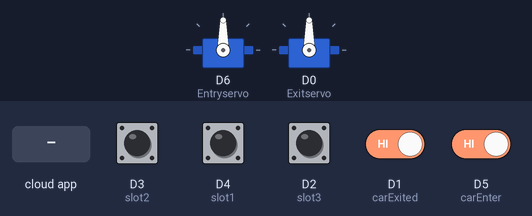
This sketch was run on a simulated ESP8266 (NodeMCU). Shown: 2 × servo. Inputs (shaded band) come from the test bench; at power-on: D1 (carExited), D2 (slot3), D3 (slot2), D4 (slot1), D5 (carEnter) HIGH. WiFi joins after 1.5 s; servers stay silent unless stated; network time is answered at once with the bench clock; no MQTT or app messages arrive unless stated; what the sketch prints to the serial monitor is not drawn.

Above: at 3.7 s.
3.8 s: D1 (carExited) driven LOW
At 8.8 s:
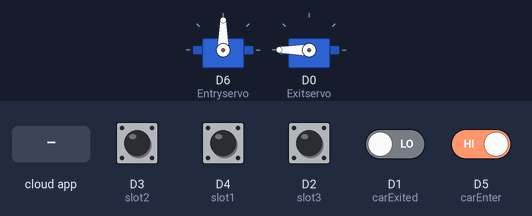
At 11.1 s:
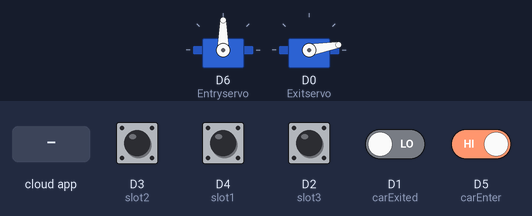
12.0 s: D5 (carEnter) driven LOW
At 16.5 s:
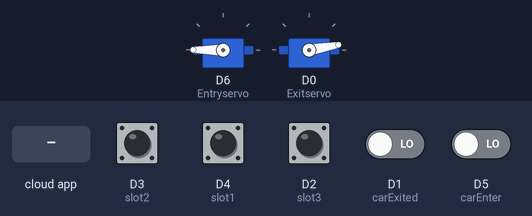
22.3 s: the phone or cloud app sets ExitGate to OPEN
Timing chart, 0 to 56.4 s (numbered marks = the images above; inputs shaded):
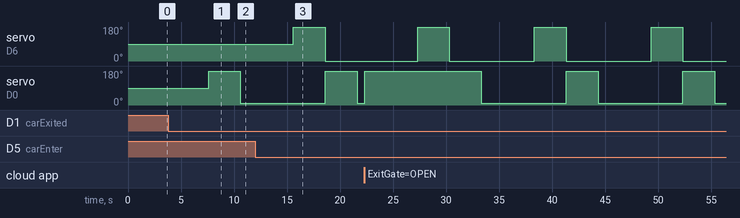

The sketch:

Smart_Parking.ino
```cpp
#include <ESP8266WiFi.h>
#include <Servo.h>
#include <NTPClient.h>
#include <WiFiUdp.h>
#include "Adafruit_MQTT.h"
#include "Adafruit_MQTT_Client.h"

const char *ssid = "OnePlus 8";  // Enter your WiFi Name
const char *pass = "Rahul1517Mansi";      // Enter your WiFi Password

#define MQTT_SERV "io.adafruit.com"
#define MQTT_PORT 1883
#define MQTT_NAME "Rahul1512"
#define MQTT_PASS "aio_iTTL448tLaw1NTpGJKH00G32i0aO"
WiFiUDP ntpUDP;
NTPClient timeClient(ntpUDP, "pool.ntp.org", 19800, 60000);

Servo Entryservo;  //servo as gate
Servo Exitservo;   //servo as gate

int carEnter = D5;   // entry sensor
int carExited = D1;  //exit sensor
int slot3 = D2;
int slot2 = D3;
int slot1 = D4;
int count = 0;

int CLOSE_ANGLE = 0;   // The closing angle of the servo motor arm
int OPEN_ANGLE = 180;  // The opening angle of the servo motor arm

int hh, mm, ss;
int pos;
int pos1;

String h, m, EntryTimeSlot1, ExitTimeSlot1, EntryTimeSlot2, ExitTimeSlot2, EntryTimeSlot3, ExitTimeSlot3;
boolean entrysensor, exitsensor, s1, s2, s3;

boolean s1_occupied = false;
boolean s2_occupied = false;
boolean s3_occupied = false;

WiFiClient client;
Adafruit_MQTT_Client mqtt(&client, MQTT_SERV, MQTT_PORT, MQTT_NAME, MQTT_PASS);

//Set up the feed you're subscribing to
Adafruit_MQTT_Subscribe EntryGate = Adafruit_MQTT_Subscribe(&mqtt, MQTT_NAME "/feeds/EntryGate");
Adafruit_MQTT_Subscribe ExitGate = Adafruit_MQTT_Subscribe(&mqtt, MQTT_NAME "/feeds/ExitGate");

//Set up the feed you're publishing to
Adafruit_MQTT_Publish CarsParked = Adafruit_MQTT_Publish(&mqtt, MQTT_NAME "/f/CarsParked");
Adafruit_MQTT_Publish EntrySlot1 = Adafruit_MQTT_Publish(&mqtt, MQTT_NAME "/f/EntrySlot1");
Adafruit_MQTT_Publish ExitSlot1 = Adafruit_MQTT_Publish(&mqtt, MQTT_NAME "/f/ExitSlot1");
Adafruit_MQTT_Publish EntrySlot2 = Adafruit_MQTT_Publish(&mqtt, MQTT_NAME "/f/EntrySlot2");
Adafruit_MQTT_Publish ExitSlot2 = Adafruit_MQTT_Publish(&mqtt, MQTT_NAME "/f/ExitSlot2");
Adafruit_MQTT_Publish EntrySlot3 = Adafruit_MQTT_Publish(&mqtt, MQTT_NAME "/f/EntrySlot3");
Adafruit_MQTT_Publish ExitSlot3 = Adafruit_MQTT_Publish(&mqtt, MQTT_NAME "/f/ExitSlot3");

void setup() {
  delay(1000);
  Serial.begin(9600);
  mqtt.subscribe(&EntryGate);
  mqtt.subscribe(&ExitGate);
  timeClient.begin();

  Entryservo.attach(D6);  // servo pin to D6
  Exitservo.attach(D0);   // servo pin to D5

  pinMode(carExited, INPUT);
  pinMode(carEnter, INPUT);

  pinMode(slot1, INPUT);
  pinMode(slot2, INPUT);
  pinMode(slot3, INPUT);

  WiFi.begin(ssid, pass);
  Serial.print("Connecting to ");
  Serial.print(ssid);
  while (WiFi.status() != WL_CONNECTED) {
    Serial.print(".");
    delay(500);
  }
  Serial.println();
  Serial.print("Connected to ");
  Serial.print(ssid);
  Serial.println("IP Address is : ");
  Serial.println(WiFi.localIP());  //print local IP address
}

void loop() {
  MQTT_connect();

  timeClient.update();

  entrysensor = !digitalRead(carEnter);
  exitsensor = !digitalRead(carExited);
  s1 = digitalRead(slot1);
  s2 = digitalRead(slot2);
  s3 = digitalRead(slot3);

  if (entrysensor == 1) {
    if (s1_occupied == false || s2_occupied == false || s3_occupied == false) {
      count = count + 1;  //increment count
      Serial.println("Entry Door Open.");
      Entryservo.write(OPEN_ANGLE);
      delay(3000);
      Entryservo.write(CLOSE_ANGLE);
      Serial.println("Entry Door Closed.");
    }
  }

  if (exitsensor == 1) {
    count = count - 1;
    Serial.println("Exit Door Open.");
    Exitservo.write(OPEN_ANGLE);
    delay(3000);
    Exitservo.write(10);
    Serial.println("Exit Door Closed.");
  }
  CarsParked.publish(count);

  if (s1 == 0 && s1_occupied == false) {

    Serial.println("Occupied1 ");
    timeClient.update();
    hh = timeClient.getHours();
    mm = timeClient.getMinutes();
    ss = timeClient.getSeconds();
    h = String(hh);
    m = String(mm);
    h + " :" + m;

    EntryTimeSlot1 = h + " :" + m;

    //ExitTimeSlot1 = "0 : 0";
    Serial.println(EntryTimeSlot1);

    s1_occupied = true;
    EntrySlot1.publish((char *)EntryTimeSlot1.c_str());
  }

  if (s1 == 1 && s1_occupied == true) {
    Serial.println("Available1 ");
    timeClient.update();
    hh = timeClient.getHours();
    mm = timeClient.getMinutes();
    ss = timeClient.getSeconds();
    h = String(hh);
    m = String(mm);
    h + " :" + m;

    ExitTimeSlot1 = h + " :" + m;
    Serial.println(EntryTimeSlot1);

    s1_occupied = false;
    ExitSlot1.publish((char *)ExitTimeSlot1.c_str());
  }

  if (s2 == 0 && s2_occupied == false) {
    Serial.println("Occupied2 ");
    timeClient.update();
    hh = timeClient.getHours();
    mm = timeClient.getMinutes();
    ss = timeClient.getSeconds();
    h = String(hh);
    m = String(mm);
    h + " :" + m;

    EntryTimeSlot2 = h + " :" + m;
    //ExitTimeSlot2 = "0 : 0";
    Serial.println(EntryTimeSlot1);

    s2_occupied = true;
    EntrySlot2.publish((char *)EntryTimeSlot2.c_str());
  }

  if (s2 == 1 && s2_occupied == true) {
    Serial.println("Available2 ");
    timeClient.update();
    hh = timeClient.getHours();
    mm = timeClient.getMinutes();
    ss = timeClient.getSeconds();
    h = String(hh);
    m = String(mm);
    h + " :" + m;

    ExitTimeSlot2 = h + " :" + m;
    Serial.println(EntryTimeSlot1);

    s2_occupied = false;
    ExitSlot2.publish((char *)ExitTimeSlot2.c_str());
  }

  if (s3 == 0 && s3_occupied == false) {
    Serial.println("Occupied3 ");
    timeClient.update();
    hh = timeClient.getHours();
    mm = timeClient.getMinutes();
    ss = timeClient.getSeconds();
    h = String(hh);
    m = String(mm);
    h + " :" + m;

    EntryTimeSlot3 = h + " :" + m;
    //ExitTimeSlot3 = "0 : 0";
    Serial.println(EntryTimeSlot1);

    s3_occupied = true;
    EntrySlot3.publish((char *)EntryTimeSlot3.c_str());
  }

  if (s3 == 1 && s3_occupied == true) {
    Serial.println("Available3 ");
    timeClient.update();
    hh = timeClient.getHours();
    mm = timeClient.getMinutes();
    ss = timeClient.getSeconds();
    h = String(hh);
    m = String(mm);
    h + " :" + m;

    ExitTimeSlot3 = h + " :" + m;
    Serial.println(EntryTimeSlot1);

    s3_occupied = false;
    ExitSlot3.publish((char *)ExitTimeSlot3.c_str());
  }

  Adafruit_MQTT_Subscribe *subscription;
  while ((subscription = mqtt.readSubscription(5000))) {
    if (subscription == &EntryGate) {
      Serial.println((char *)EntryGate.lastread);

      if (!strcmp((char *)EntryGate.lastread, "OPEN")) {
        Entryservo.write(OPEN_ANGLE);
      }
    }

    if (subscription == &EntryGate) {
      Serial.println((char *)EntryGate.lastread);

      if (!strcmp((char *)EntryGate.lastread, "CLOSE")) {
        Entryservo.write(CLOSE_ANGLE);
      }
    }

    if (subscription == &ExitGate) {
      Serial.println((char *)ExitGate.lastread);

      if (!strcmp((char *)ExitGate.lastread, "OPEN")) {
        Exitservo.write(OPEN_ANGLE);
      }
    }

    if (subscription == &ExitGate) {
      Serial.println((char *)ExitGate.lastread);

      if (!strcmp((char *)ExitGate.lastread, "CLOSE")) {
        Exitservo.write(CLOSE_ANGLE);
      }
    }
  }
}

void MQTT_connect() {
  int8_t ret;

  if (mqtt.connected()) {
    return;
  }

  uint8_t retries = 3;
  while ((ret = mqtt.connect()) != 0) {
    mqtt.disconnect();
    delay(5000);
    retries--;
    if (retries == 0) {
      while (1)
        ;
    }
  }
}
```

Measured:
- after the input at 3.8 s, servo on D0 (Exitservo): 90° → 180° after 3.8 s, → 10° 3.0 s later
- after the input at 12.0 s, servo on D6 (Entryservo): 90° → 180° after 3.6 s, → 0° 3.0 s later
